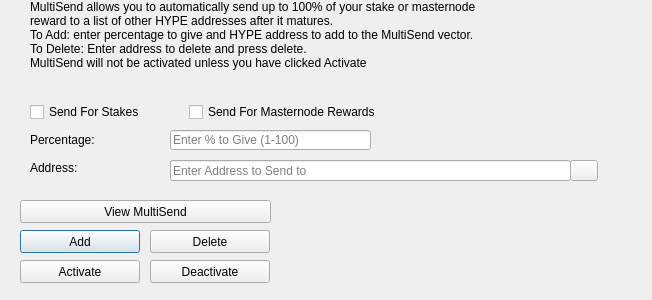
<?xml version="1.0" encoding="UTF-8"?>
<ui version="4.0">
 <class>MultiSendDialog</class>
 <widget class="QDialog" name="MultiSendDialog">
  <property name="windowModality">
   <enum>Qt::NonModal</enum>
  </property>
  <property name="geometry">
   <rect>
    <x>0</x>
    <y>0</y>
    <width>652</width>
    <height>300</height>
   </rect>
  </property>
  <property name="windowTitle">
   <string>MultiSend</string>
  </property>
  <widget class="QLineEdit" name="multiSendPercentEdit">
   <property name="geometry">
    <rect>
     <x>170</x>
     <y>130</y>
     <width>201</width>
     <height>20</height>
    </rect>
   </property>
   <property name="toolTip">
    <string>Enter whole numbers 1 - 100</string>
   </property>
   <property name="placeholderText">
    <string>Enter % to Give (1-100)</string>
   </property>
  </widget>
  <widget class="QLineEdit" name="multiSendAddressEdit">
   <property name="geometry">
    <rect>
     <x>170</x>
     <y>160</y>
     <width>401</width>
     <height>21</height>
    </rect>
   </property>
   <property name="toolTip">
    <string/>
   </property>
   <property name="placeholderText">
    <string>Enter Address to Send to</string>
   </property>
  </widget>
  <widget class="QLabel" name="label_2">
   <property name="geometry">
    <rect>
     <x>30</x>
     <y>0</y>
     <width>451</width>
     <height>121</height>
    </rect>
   </property>
   <property name="lineWidth">
    <number>1</number>
   </property>
   <property name="text">
    <string>MultiSend allows you to automatically send up to 100% of your stake or masternode reward to a list of other HYPE addresses after it matures.
To Add: enter percentage to give and HYPE address to add to the MultiSend vector.
To Delete: Enter address to delete and press delete.
MultiSend will not be activated unless you have clicked Activate</string>
   </property>
   <property name="alignment">
    <set>Qt::AlignLeading|Qt::AlignLeft|Qt::AlignTop</set>
   </property>
   <property name="wordWrap">
    <bool>true</bool>
   </property>
  </widget>
  <widget class="QLabel" name="message">
   <property name="geometry">
    <rect>
     <x>290</x>
     <y>200</y>
     <width>351</width>
     <height>91</height>
    </rect>
   </property>
   <property name="text">
    <string/>
   </property>
  </widget>
  <widget class="QPushButton" name="addButton">
   <property name="geometry">
    <rect>
     <x>20</x>
     <y>230</y>
     <width>120</width>
     <height>23</height>
    </rect>
   </property>
   <property name="toolTip">
    <string/>
   </property>
   <property name="statusTip">
    <string>Add to MultiSend Vector</string>
   </property>
   <property name="text">
    <string>Add</string>
   </property>
  </widget>
  <widget class="QPushButton" name="disableButton">
   <property name="geometry">
    <rect>
     <x>150</x>
     <y>260</y>
     <width>120</width>
     <height>23</height>
    </rect>
   </property>
   <property name="statusTip">
    <string>Deactivate MultiSend</string>
   </property>
   <property name="text">
    <string>Deactivate</string>
   </property>
  </widget>
  <widget class="QPushButton" name="addressBookButton">
   <property name="geometry">
    <rect>
     <x>570</x>
     <y>160</y>
     <width>28</width>
     <height>21</height>
    </rect>
   </property>
   <property name="toolTip">
    <string>Choose an address from the address book</string>
   </property>
   <property name="text">
    <string/>
   </property>
   <property name="icon">
    <iconset resource="../hype.qrc">
     <normaloff>:/icons/address-book</normaloff>:/icons/address-book</iconset>
   </property>
   <property name="shortcut">
    <string>Alt+A</string>
   </property>
   <property name="autoDefault">
    <bool>false</bool>
   </property>
  </widget>
  <widget class="QLabel" name="label">
   <property name="geometry">
    <rect>
     <x>30</x>
     <y>130</y>
     <width>121</width>
     <height>20</height>
    </rect>
   </property>
   <property name="toolTip">
    <string>Percentage of stake to send</string>
   </property>
   <property name="text">
    <string>Percentage:</string>
   </property>
  </widget>
  <widget class="QLabel" name="label_5">
   <property name="geometry">
    <rect>
     <x>30</x>
     <y>160</y>
     <width>111</width>
     <height>16</height>
    </rect>
   </property>
   <property name="toolTip">
    <string>Address to send portion of stake to</string>
   </property>
   <property name="text">
    <string>Address:</string>
   </property>
  </widget>
  <widget class="QPushButton" name="deleteButton">
   <property name="geometry">
    <rect>
     <x>150</x>
     <y>230</y>
     <width>120</width>
     <height>23</height>
    </rect>
   </property>
   <property name="toolTip">
    <string/>
   </property>
   <property name="statusTip">
    <string>Delete Address From MultiSend Vector</string>
   </property>
   <property name="text">
    <string>Delete</string>
   </property>
  </widget>
  <widget class="QPushButton" name="activateButton">
   <property name="geometry">
    <rect>
     <x>20</x>
     <y>260</y>
     <width>120</width>
     <height>23</height>
    </rect>
   </property>
   <property name="statusTip">
    <string>Activate MultiSend</string>
   </property>
   <property name="text">
    <string>Activate</string>
   </property>
  </widget>
  <widget class="QPushButton" name="viewButton">
   <property name="geometry">
    <rect>
     <x>20</x>
     <y>200</y>
     <width>251</width>
     <height>23</height>
    </rect>
   </property>
   <property name="toolTip">
    <string/>
   </property>
   <property name="statusTip">
    <string>View MultiSend Vector</string>
   </property>
   <property name="text">
    <string>View MultiSend</string>
   </property>
  </widget>
  <widget class="QWidget" name="horizontalLayoutWidget">
   <property name="geometry">
    <rect>
     <x>30</x>
     <y>100</y>
     <width>351</width>
     <height>24</height>
    </rect>
   </property>
   <layout class="QHBoxLayout" name="horizontalLayout">
    <item>
     <widget class="QCheckBox" name="multiSendStakeCheckBox">
      <property name="text">
       <string>Send For Stakes</string>
      </property>
     </widget>
    </item>
    <item>
     <widget class="QCheckBox" name="multiSendMasternodeCheckBox">
      <property name="text">
       <string>Send For Masternode Rewards</string>
      </property>
     </widget>
    </item>
   </layout>
  </widget>
 </widget>
 <resources>
  <include location="../hype.qrc"/>
 </resources>
 <connections/>
</ui>
